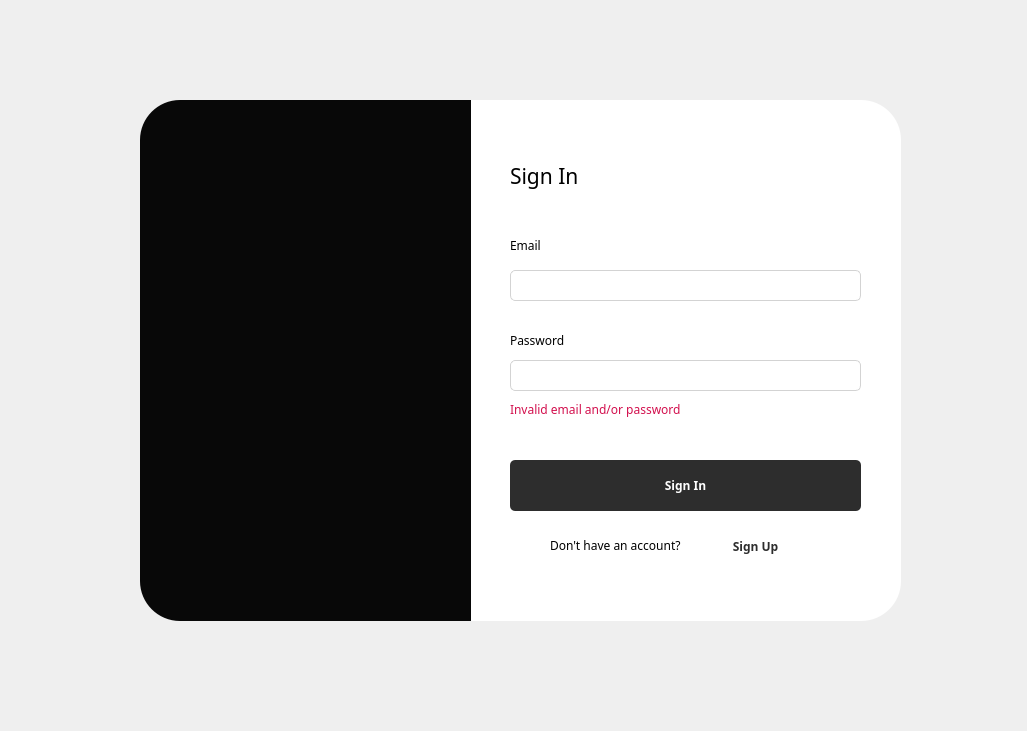
<?xml version="1.0" encoding="UTF-8"?>
<ui version="4.0">
 <class>Form</class>
 <widget class="QWidget" name="Form">
  <property name="geometry">
   <rect>
    <x>0</x>
    <y>0</y>
    <width>1027</width>
    <height>731</height>
   </rect>
  </property>
  <property name="windowTitle">
   <string>Form</string>
  </property>
  <widget class="QWidget" name="widget_2" native="true">
   <property name="geometry">
    <rect>
     <x>60</x>
     <y>60</y>
     <width>881</width>
     <height>581</height>
    </rect>
   </property>
   <property name="font">
    <font>
     <family>Plus Jakarta Sans Medium</family>
     <weight>50</weight>
     <bold>false</bold>
    </font>
   </property>
   <widget class="QLabel" name="label_11">
    <property name="geometry">
     <rect>
      <x>410</x>
      <y>40</y>
      <width>431</width>
      <height>521</height>
     </rect>
    </property>
    <property name="font">
     <font>
      <family>Plus Jakarta Sans Medium</family>
      <weight>50</weight>
      <bold>false</bold>
     </font>
    </property>
    <property name="styleSheet">
     <string notr="true">background-color:rgba(255,255,255,255);

border-bottom-right-radius:40px;
border-top-right-radius:40px;</string>
    </property>
    <property name="text">
     <string/>
    </property>
   </widget>
   <widget class="QLabel" name="label_12">
    <property name="geometry">
     <rect>
      <x>80</x>
      <y>40</y>
      <width>331</width>
      <height>521</height>
     </rect>
    </property>
    <property name="font">
     <font>
      <family>Plus Jakarta Sans Medium</family>
     </font>
    </property>
    <property name="styleSheet">
     <string notr="true">QWidget {
    border-top-left-radius: 40px;
    border-bottom-left-radius: 40px;
    background-color: rgb(8, 8, 8);
    background-position: center;
    background-repeat: no-repeat;
    background-clip: border; /* Ensures the image respects rounded corners */
}


</string>
    </property>
    <property name="text">
     <string/>
    </property>
    <property name="pixmap">
     <pixmap>:/images/media/Logo3.png</pixmap>
    </property>
    <property name="scaledContents">
     <bool>false</bool>
    </property>
    <property name="alignment">
     <set>Qt::AlignCenter</set>
    </property>
    <property name="wordWrap">
     <bool>false</bool>
    </property>
   </widget>
   <widget class="QLabel" name="label_13">
    <property name="geometry">
     <rect>
      <x>450</x>
      <y>90</y>
      <width>131</width>
      <height>51</height>
     </rect>
    </property>
    <property name="font">
     <font>
      <family>Plus Jakarta Sans Medium</family>
      <pointsize>16</pointsize>
      <weight>50</weight>
      <bold>false</bold>
     </font>
    </property>
    <property name="text">
     <string>Sign In</string>
    </property>
   </widget>
   <widget class="QPushButton" name="pushButton_2">
    <property name="geometry">
     <rect>
      <x>450</x>
      <y>400</y>
      <width>351</width>
      <height>51</height>
     </rect>
    </property>
    <property name="font">
     <font>
      <family>Plus Jakarta Sans Medium</family>
      <pointsize>9</pointsize>
      <weight>75</weight>
      <bold>true</bold>
     </font>
    </property>
    <property name="styleSheet">
     <string notr="true">QPushButton {
    background-color: rgb(45,45,45);
    color: white;
    border: none;
    border-radius: 5px;
    padding: 6px 12px;
    transition: background-color 0.3s ease;
}

QPushButton:hover {
    background-color: #1a1a1a; /* slightly darker black */
}

QPushButton:pressed {
    background-color: #333333; /* even darker when pressed */
}</string>
    </property>
    <property name="text">
     <string>Sign In</string>
    </property>
   </widget>
   <widget class="QLabel" name="label_16">
    <property name="geometry">
     <rect>
      <x>490</x>
      <y>470</y>
      <width>181</width>
      <height>31</height>
     </rect>
    </property>
    <property name="font">
     <font>
      <family>Plus Jakarta Sans Medium</family>
      <weight>50</weight>
      <bold>false</bold>
     </font>
    </property>
    <property name="text">
     <string>Don't have an account? </string>
    </property>
   </widget>
   <widget class="QLineEdit" name="lineEdit_7">
    <property name="geometry">
     <rect>
      <x>450</x>
      <y>210</y>
      <width>351</width>
      <height>31</height>
     </rect>
    </property>
    <property name="font">
     <font>
      <family>Plus Jakarta Sans Medium</family>
      <weight>50</weight>
      <bold>false</bold>
     </font>
    </property>
    <property name="styleSheet">
     <string notr="true">QLineEdit {
    border:1px solid lightgray;
    border-radius:5px;
    padding:4px;
}

QLineEdit:hover {
    border:1px solid gray;
}</string>
    </property>
   </widget>
   <widget class="QLabel" name="label_17">
    <property name="geometry">
     <rect>
      <x>450</x>
      <y>170</y>
      <width>71</width>
      <height>31</height>
     </rect>
    </property>
    <property name="font">
     <font>
      <family>Plus Jakarta Sans Medium</family>
      <pointsize>9</pointsize>
      <weight>50</weight>
      <bold>false</bold>
     </font>
    </property>
    <property name="text">
     <string>Email</string>
    </property>
   </widget>
   <widget class="QLineEdit" name="lineEdit_8">
    <property name="geometry">
     <rect>
      <x>450</x>
      <y>300</y>
      <width>351</width>
      <height>31</height>
     </rect>
    </property>
    <property name="font">
     <font>
      <family>Plus Jakarta Sans Medium</family>
      <weight>50</weight>
      <bold>false</bold>
     </font>
    </property>
    <property name="styleSheet">
     <string notr="true">QLineEdit {
    border:1px solid lightgray;
    border-radius:5px;
    padding:4px;
}

QLineEdit:hover {
    border:1px solid gray;
}</string>
    </property>
   </widget>
   <widget class="QLabel" name="label_18">
    <property name="geometry">
     <rect>
      <x>450</x>
      <y>270</y>
      <width>111</width>
      <height>21</height>
     </rect>
    </property>
    <property name="font">
     <font>
      <family>Plus Jakarta Sans Medium</family>
      <pointsize>9</pointsize>
      <weight>50</weight>
      <bold>false</bold>
     </font>
    </property>
    <property name="text">
     <string>Password</string>
    </property>
   </widget>
   <widget class="QLabel" name="label_19">
    <property name="geometry">
     <rect>
      <x>90</x>
      <y>20</y>
      <width>311</width>
      <height>311</height>
     </rect>
    </property>
    <property name="font">
     <font>
      <family>Plus Jakarta Sans Medium</family>
     </font>
    </property>
    <property name="text">
     <string/>
    </property>
    <property name="pixmap">
     <pixmap>../../media/myrhythm_logo.svg</pixmap>
    </property>
    <property name="scaledContents">
     <bool>true</bool>
    </property>
   </widget>
   <widget class="QPushButton" name="pushButton">
    <property name="geometry">
     <rect>
      <x>660</x>
      <y>470</y>
      <width>71</width>
      <height>32</height>
     </rect>
    </property>
    <property name="font">
     <font>
      <family>Plus Jakarta Sans Medium</family>
      <weight>75</weight>
      <bold>true</bold>
     </font>
    </property>
    <property name="styleSheet">
     <string notr="true">QPushButton {
    background-color: transparent;
    border: none;
    color: rgb(45, 45, 45);
    font-weight: bold;
}

QPushButton:hover {
    color: rgb(20, 20, 20);
    text-decoration: underline;
}</string>
    </property>
    <property name="text">
     <string>Sign Up</string>
    </property>
   </widget>
   <widget class="QLabel" name="error">
    <property name="geometry">
     <rect>
      <x>450</x>
      <y>340</y>
      <width>251</width>
      <height>18</height>
     </rect>
    </property>
    <property name="font">
     <font>
      <family>Plus Jakarta Sans Medium</family>
      <strikeout>false</strikeout>
     </font>
    </property>
    <property name="styleSheet">
     <string notr="true">color: rgb(210, 15, 77);</string>
    </property>
    <property name="text">
     <string>Invalid email and/or password</string>
    </property>
   </widget>
   <widget class="QLabel" name="label_14">
    <property name="geometry">
     <rect>
      <x>770</x>
      <y>306</y>
      <width>20</width>
      <height>20</height>
     </rect>
    </property>
    <property name="font">
     <font>
      <family>Plus Jakarta Sans Medium</family>
      <pointsize>15</pointsize>
      <weight>50</weight>
      <bold>false</bold>
     </font>
    </property>
    <property name="text">
     <string/>
    </property>
    <property name="pixmap">
     <pixmap resource="../../res.qrc">:/images/media/eye.svg</pixmap>
    </property>
    <property name="scaledContents">
     <bool>true</bool>
    </property>
   </widget>
   <widget class="QLabel" name="label_5">
    <property name="geometry">
     <rect>
      <x>790</x>
      <y>60</y>
      <width>31</width>
      <height>31</height>
     </rect>
    </property>
    <property name="text">
     <string/>
    </property>
    <property name="pixmap">
     <pixmap resource="../../res.qrc">:/images/media/x_black.svg</pixmap>
    </property>
    <property name="scaledContents">
     <bool>true</bool>
    </property>
   </widget>
   <zorder>label_11</zorder>
   <zorder>label_12</zorder>
   <zorder>label_13</zorder>
   <zorder>pushButton_2</zorder>
   <zorder>lineEdit_7</zorder>
   <zorder>label_17</zorder>
   <zorder>lineEdit_8</zorder>
   <zorder>label_18</zorder>
   <zorder>label_19</zorder>
   <zorder>pushButton</zorder>
   <zorder>error</zorder>
   <zorder>label_14</zorder>
   <zorder>label_16</zorder>
   <zorder>label_5</zorder>
  </widget>
 </widget>
 <resources>
  <include location="../../res.qrc"/>
 </resources>
 <connections/>
</ui>
